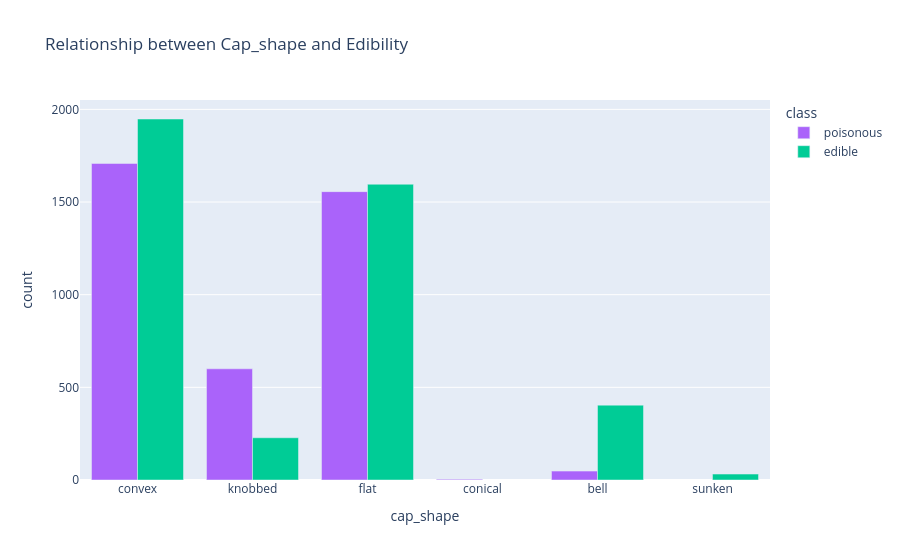
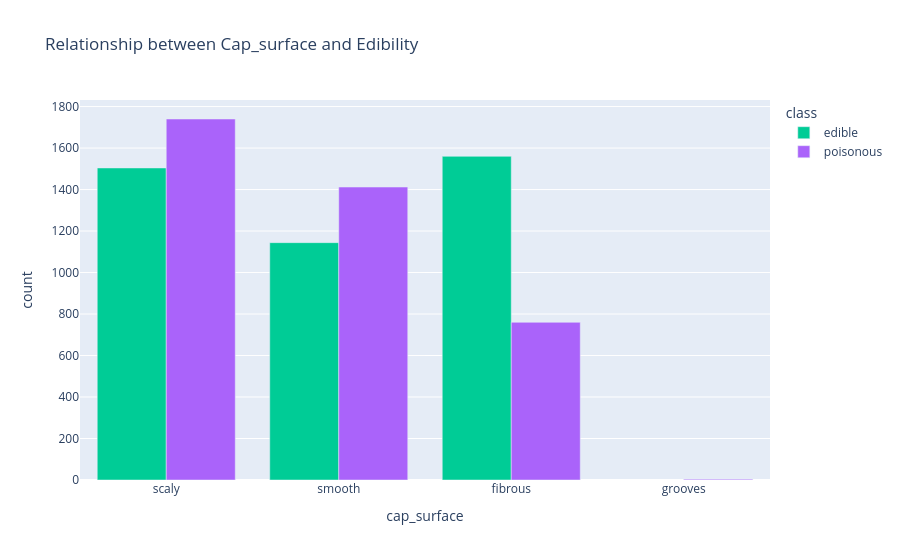
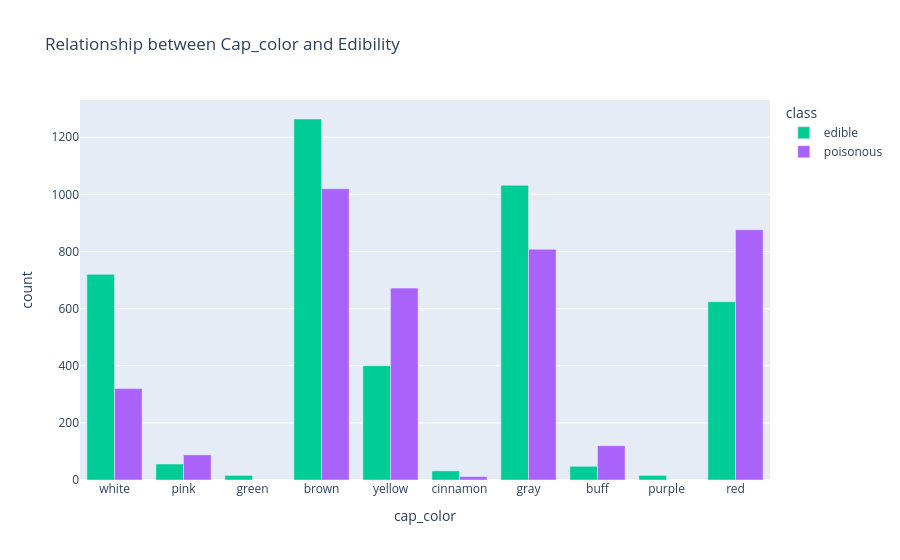
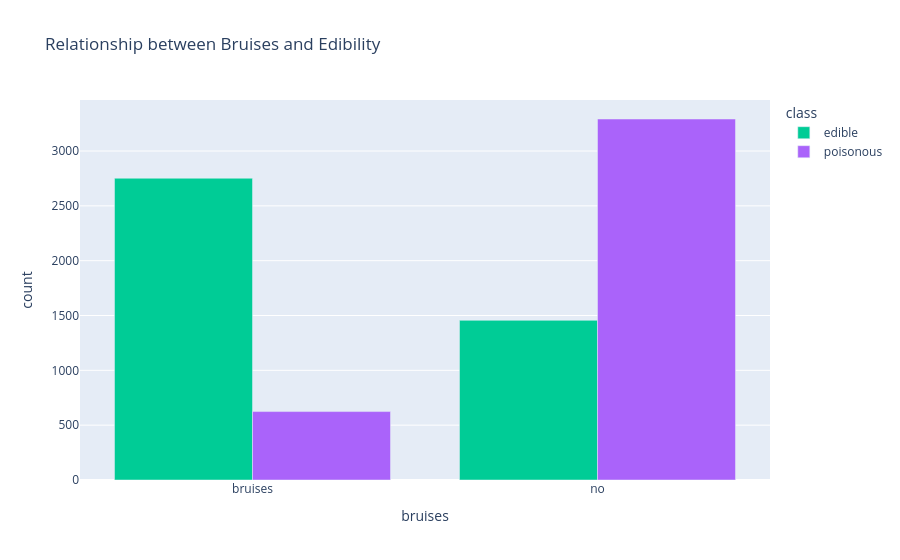

Write notebook code for charts like these, in order.
### Code cell
for feature in df.columns:
    if feature != 'class':
        feature_analysis = (
            df.group_by([feature, "class"])
            .agg(pl.len().alias("count"))
        )
        fig = px.bar(
            feature_analysis,
            x=feature,
            y="count",
            color="class",
            barmode="group",
            title=f"Relationship between {feature.capitalize()} and Edibility",
            color_discrete_map={'edible': '#00cc96', 'poisonous': '#aa63fa'})
        fig.show()

### Figure 1 — Plotly figure (JSON) as saved in the notebook; plotly's stock layout.template omitted (floating-point values rounded to 4 significant figures)
{"data": [{"alignmentgroup": "True", "hovertemplate": "class=poisonous<br>cap_shape=%{x}<br>count=%{y}<extra></extra>", "legendgroup": "poisonous", "marker": {"color": "#aa63fa", "pattern": {"shape": ""}}, "name": "poisonous", "offsetgroup": "poisonous", "orientation": "v", "showlegend": true, "textposition": "auto", "type": "bar", "x": ["convex", "knobbed", "flat", "conical", "bell"], "xaxis": "x", "y": [1708, 600, 1556, 4, 48], "yaxis": "y"}, {"alignmentgroup": "True", "hovertemplate": "class=edible<br>cap_shape=%{x}<br>count=%{y}<extra></extra>", "legendgroup": "edible", "marker": {"color": "#00cc96", "pattern": {"shape": ""}}, "name": "edible", "offsetgroup": "edible", "orientation": "v", "showlegend": true, "textposition": "auto", "type": "bar", "x": ["sunken", "knobbed", "convex", "bell", "flat"], "xaxis": "x", "y": [32, 228, 1948, 404, 1596], "yaxis": "y"}], "layout": {"barmode": "group", "legend": {"title": {"text": "class"}, "tracegroupgap": 0}, "title": {"text": "Relationship between Cap_shape and Edibility"}, "xaxis": {"anchor": "y", "domain": [0, 1], "title": {"text": "cap_shape"}}, "yaxis": {"anchor": "x", "domain": [0, 1], "title": {"text": "count"}}}}

### Figure 2 — Plotly figure (JSON) as saved in the notebook; plotly's stock layout.template omitted (floating-point values rounded to 4 significant figures)
{"data": [{"alignmentgroup": "True", "hovertemplate": "class=edible<br>cap_surface=%{x}<br>count=%{y}<extra></extra>", "legendgroup": "edible", "marker": {"color": "#00cc96", "pattern": {"shape": ""}}, "name": "edible", "offsetgroup": "edible", "orientation": "v", "showlegend": true, "textposition": "auto", "type": "bar", "x": ["scaly", "smooth", "fibrous"], "xaxis": "x", "y": [1504, 1144, 1560], "yaxis": "y"}, {"alignmentgroup": "True", "hovertemplate": "class=poisonous<br>cap_surface=%{x}<br>count=%{y}<extra></extra>", "legendgroup": "poisonous", "marker": {"color": "#aa63fa", "pattern": {"shape": ""}}, "name": "poisonous", "offsetgroup": "poisonous", "orientation": "v", "showlegend": true, "textposition": "auto", "type": "bar", "x": ["scaly", "smooth", "grooves", "fibrous"], "xaxis": "x", "y": [1740, 1412, 4, 760], "yaxis": "y"}], "layout": {"barmode": "group", "legend": {"title": {"text": "class"}, "tracegroupgap": 0}, "title": {"text": "Relationship between Cap_surface and Edibility"}, "xaxis": {"anchor": "y", "domain": [0, 1], "title": {"text": "cap_surface"}}, "yaxis": {"anchor": "x", "domain": [0, 1], "title": {"text": "count"}}}}

### Figure 3 — Plotly figure (JSON) as saved in the notebook; plotly's stock layout.template omitted (floating-point values rounded to 4 significant figures)
{"data": [{"alignmentgroup": "True", "hovertemplate": "class=edible<br>cap_color=%{x}<br>count=%{y}<extra></extra>", "legendgroup": "edible", "marker": {"color": "#00cc96", "pattern": {"shape": ""}}, "name": "edible", "offsetgroup": "edible", "orientation": "v", "showlegend": true, "textposition": "auto", "type": "bar", "x": ["white", "pink", "green", "brown", "yellow", "cinnamon", "gray", "buff", "purple", "red"], "xaxis": "x", "y": [720, 56, 16, 1264, 400, 32, 1032, 48, 16, 624], "yaxis": "y"}, {"alignmentgroup": "True", "hovertemplate": "class=poisonous<br>cap_color=%{x}<br>count=%{y}<extra></extra>", "legendgroup": "poisonous", "marker": {"color": "#aa63fa", "pattern": {"shape": ""}}, "name": "poisonous", "offsetgroup": "poisonous", "orientation": "v", "showlegend": true, "textposition": "auto", "type": "bar", "x": ["white", "gray", "cinnamon", "brown", "yellow", "buff", "red", "pink"], "xaxis": "x", "y": [320, 808, 12, 1020, 672, 120, 876, 88], "yaxis": "y"}], "layout": {"barmode": "group", "legend": {"title": {"text": "class"}, "tracegroupgap": 0}, "title": {"text": "Relationship between Cap_color and Edibility"}, "xaxis": {"anchor": "y", "domain": [0, 1], "title": {"text": "cap_color"}}, "yaxis": {"anchor": "x", "domain": [0, 1], "title": {"text": "count"}}}}

### Figure 4 — Plotly figure (JSON) as saved in the notebook; plotly's stock layout.template omitted (floating-point values rounded to 4 significant figures)
{"data": [{"alignmentgroup": "True", "hovertemplate": "class=edible<br>bruises=%{x}<br>count=%{y}<extra></extra>", "legendgroup": "edible", "marker": {"color": "#00cc96", "pattern": {"shape": ""}}, "name": "edible", "offsetgroup": "edible", "orientation": "v", "showlegend": true, "textposition": "auto", "type": "bar", "x": ["bruises", "no"], "xaxis": "x", "y": [2752, 1456], "yaxis": "y"}, {"alignmentgroup": "True", "hovertemplate": "class=poisonous<br>bruises=%{x}<br>count=%{y}<extra></extra>", "legendgroup": "poisonous", "marker": {"color": "#aa63fa", "pattern": {"shape": ""}}, "name": "poisonous", "offsetgroup": "poisonous", "orientation": "v", "showlegend": true, "textposition": "auto", "type": "bar", "x": ["no", "bruises"], "xaxis": "x", "y": [3292, 624], "yaxis": "y"}], "layout": {"barmode": "group", "legend": {"title": {"text": "class"}, "tracegroupgap": 0}, "title": {"text": "Relationship between Bruises and Edibility"}, "xaxis": {"anchor": "y", "domain": [0, 1], "title": {"text": "bruises"}}, "yaxis": {"anchor": "x", "domain": [0, 1], "title": {"text": "count"}}}}
